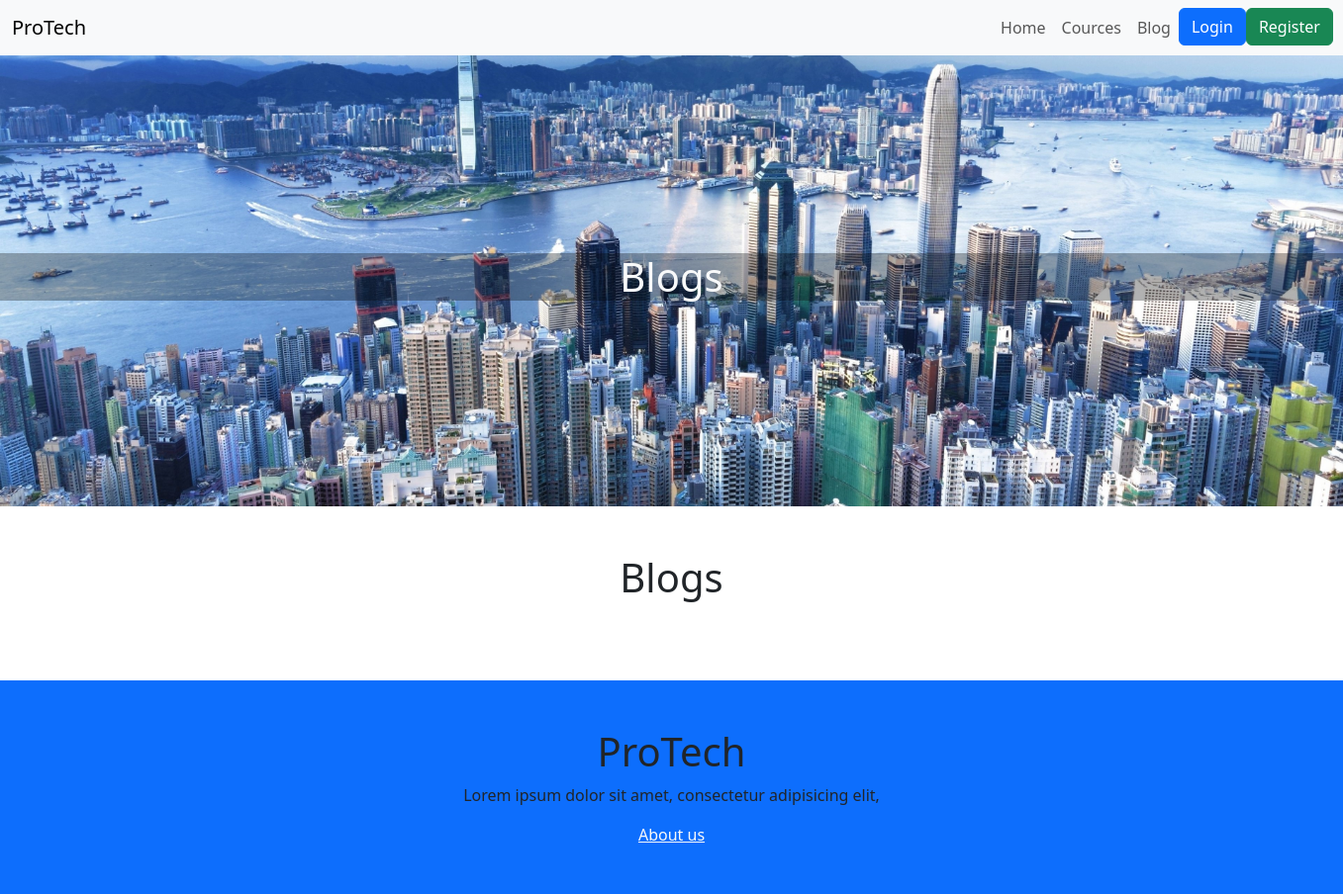
The page /blog.php on the database as committed earlier.
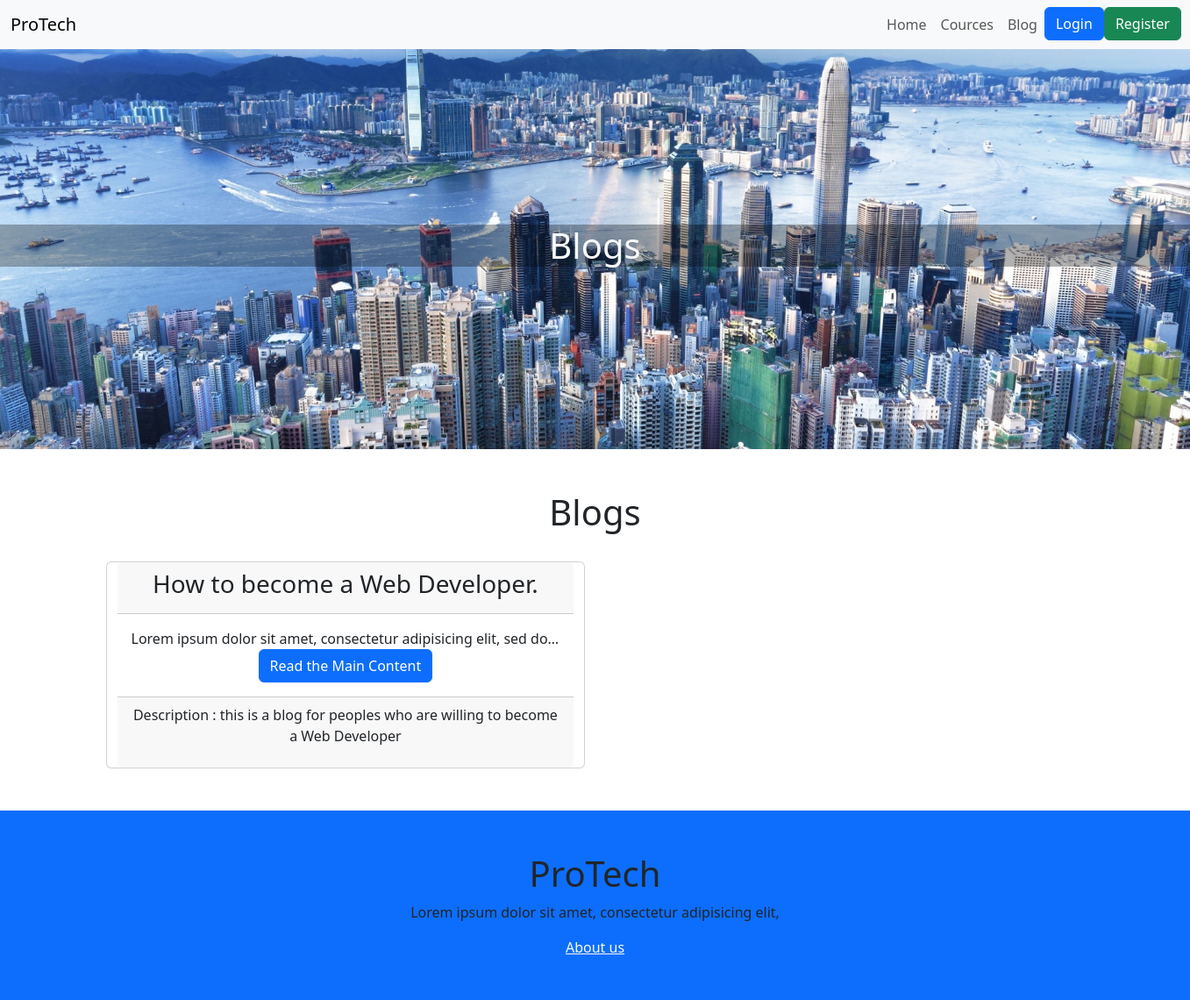
The same page on the database as committed later.
### tables this page shows
CREATE TABLE `blog` (
  `id` int(11) NOT NULL,
  `title` varchar(255) NOT NULL,
  `description` text NOT NULL,
  `main_content` text NOT NULL
);

### blog.php (the view, shortened to what this page needs)
<?php
include 'config/connect.php';
 ?>
<!DOCTYPE html>
<html lang="en" dir="ltr">
<head>
    <link href="https://cdn.jsdelivr.net/npm/bootstrap@5.3.0/dist/css/bootstrap.min.css" rel="stylesheet">
  </head>
  <body>
    <?php include 'navbar.php'; ?>
    <div class="first-container">
      <h1 class="text-light text-center">Blogs</h1>
    </div>
    <div class="main-container container">
      <div class="container mt-5 mb-5">
        <h1 class="text-center">Blogs</h1>
        <br>
        <div class="row">
          <?php
          $stmt = $pdo->prepare("SELECT * FROM blog");
          $stmt->execute();
          $datas = $stmt->fetchall();
          foreach ($datas as $data) {
          ?>
          <div class="card text-center" style="width:49%;">
            <div class="card-header">
              <h3><?php echo $data['title']; ?></h3>
            </div>
            <div class="card-body">
              <div class="truncate">
                <?php echo $data['main_content']; ?>
              </div>
              <button type="button" class="btn btn-primary" data-bs-toggle="modal" data-bs-target="#model">
                Read the Main Content
              </button>
            </div>
            <div class="card-footer">
              <p>Description : <?php echo $data['description']; ?></p>
            </div>
          </div>
          <?php
          }
          ?>
        </div>
      </div>
    </div>
    <div class="text-center footer bg-primary pt-5 pb-5">
      <h1>ProTech</h1>
      <p>Lorem ipsum dolor sit amet, consectetur adipisicing elit,</p>
      <a href="about.php" class="text-light">About us</a>
    </div>
  </body>
</html>

### navbar.php (shortened to what this page needs)
<nav class="navbar navbar-expand-lg navbar-light bg-light">
  <div class="container-fluid">
    <a class="navbar-brand" href="index.php">ProTech</a>
    <div class="collapse navbar-collapse" style="margin-left:900px;" id="navbarSupportedContent">
      <ul class="navbar-nav me-auto mb-2 mb-lg-0">
        <li class="nav-item">
          <a class="nav-link" href="Index.php">Home</a>
        </li>
        <li class="nav-item">
          <a class="nav-link" href="course.php">Cources</a>
        </li>
        <li class="nav-item">
          <a class="nav-link" href="blog.php">Blog</a>
        </li>
        <?php
        if(!empty($_SESSION['username'])){
          ?>
          <li class="nav-item">
            <a class="nav-link" href="logout.php"><?php echo $_SESSION['username']; ?></a>
          </li>
            <?php
            if($_SESSION['role'] == 'admin'){
              ?>
              <li class="nav-item">
                <a class="nav-link" href="admin/index.php">Dashboard</a>
              </li>
              <?php
            }
            ?>
          <?php
        }else{
          ?>
          <li class="nav-item">
            <a class="btn btn-primary" href="login.php">Login</a>
          </li>
          <li class="nav-item">
            <a class="btn btn-success" href="register.php">Register</a>
          </li>
          <?php
        }
         ?>
      </ul>
    </div>
  </div>
</nav>

### blog.php (style rules this page uses)
.first-container { padding-top: 200px; background-image: url("image/background2.jpg"); background-size: cover; padding-bottom: 200px; }
.first-container h1 { background:rgba(0, 0, 0, 0.3); }
.truncate { white-space: nowrap; overflow: hidden; text-overflow: ellipsis; }

Rows that differ between the two databases and show on the page:
added blog: title "How to become a Web Developer.", main_content "Lorem ipsum dolor sit amet, consectetur adipisicing elit, sed do…", description "this is a blog for peoples who are willing to become a Web Developer"
